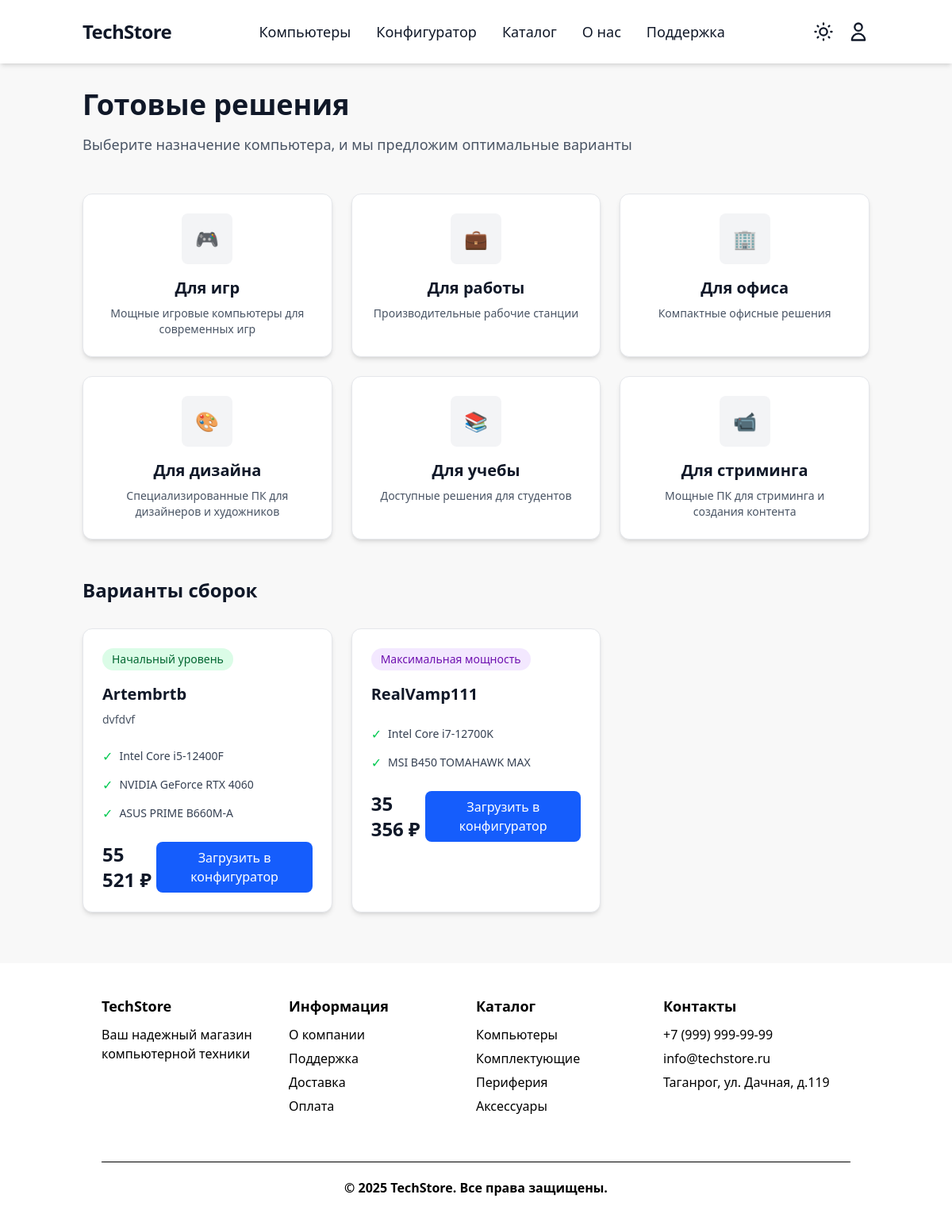
The app's page /pc/, older data.
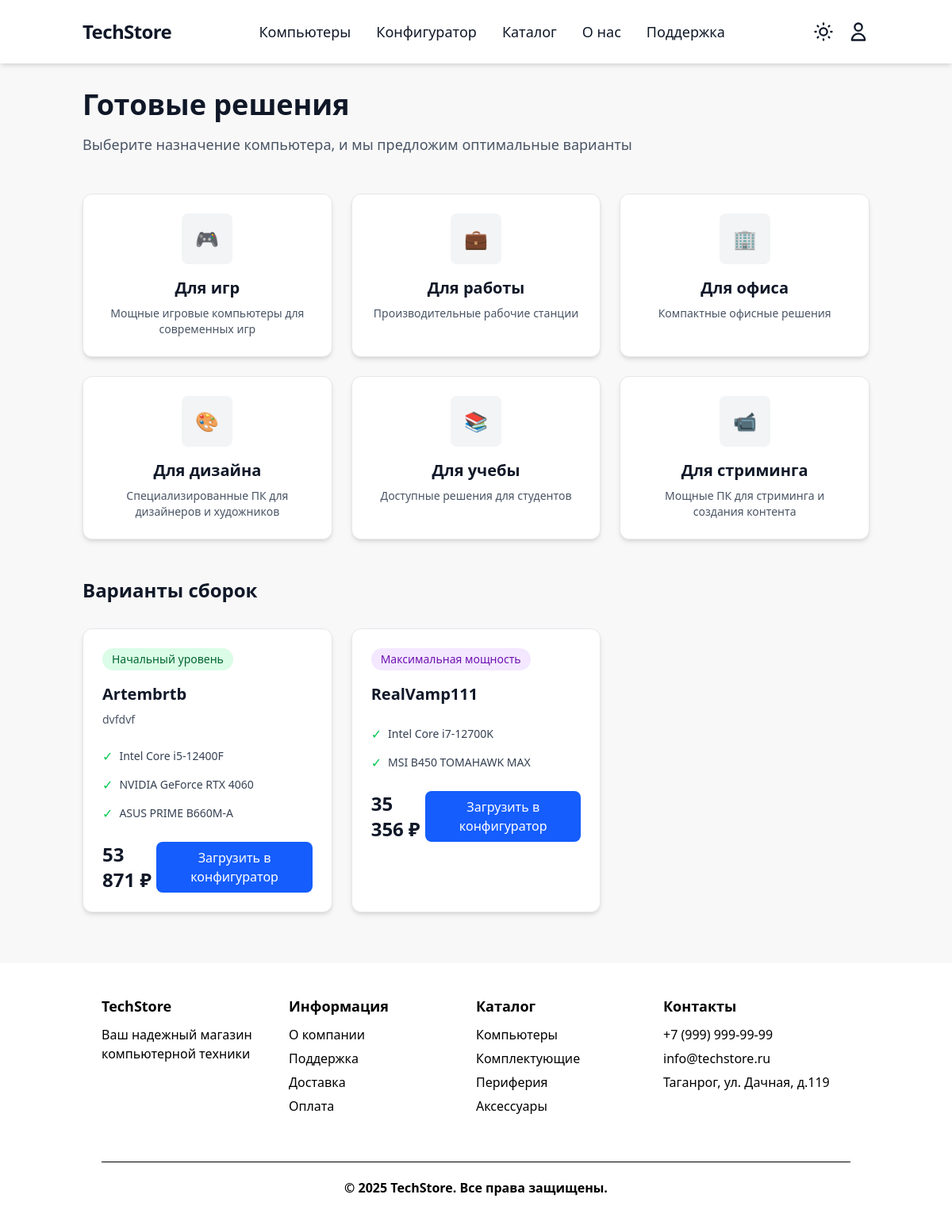
The same page, newer data.
### pcbuilder/models.py (models this page shows, shortened)
class PrebuiltPC(models.Model):
    LEVEL_CHOICES = [
        ('start', 'Начальный уровень'),
        ('pro', 'Оптимальный выбор'),
        ('ultra', 'Максимальная мощность'),
    ]
    category = models.ForeignKey(CategoryPC, on_delete=models.CASCADE, related_name='prebuilt_pcs', verbose_name='Категория')
    name = models.CharField('Название', max_length=100)
    level = models.CharField('Уровень', max_length=10, choices=LEVEL_CHOICES)
    level_color = models.CharField('Цвет уровня', max_length=20, default='blue-500')
    description = models.TextField('Описание', blank=True)
    created_at = models.DateTimeField('Дата создания', auto_now_add=True)
    updated_at = models.DateTimeField('Дата обновления', auto_now=True)
    class Meta:
        verbose_name = 'Готовая сборка ПК'
        verbose_name_plural = 'Готовые сборки ПК'
        ordering = ['category', 'level', 'name']
    @property
    def total_price(self):
        total = Decimal('0')
        for component in self.components.all():
            total += component.product.final_price * component.quantity
        return total
    def formatted_price(self):
        return f"{int(self.total_price):,}".replace(',', ' ') + ' ₽'

class PrebuiltPCComponent(models.Model):
    prebuilt_pc = models.ForeignKey(PrebuiltPC, on_delete=models.CASCADE, related_name='components', verbose_name='Готовая сборка')
    product = models.ForeignKey(Product, on_delete=models.CASCADE, verbose_name='Товар')
    category = models.ForeignKey(Category, on_delete=models.CASCADE, verbose_name='Категория')
    quantity = models.PositiveIntegerField('Количество', default=1)
    class Meta:
        verbose_name = 'Компонент готовой сборки'
        verbose_name_plural = 'Компоненты готовых сборок'
        unique_together = ('prebuilt_pc', 'category')

### store/models.py (models this page shows, shortened)
class Product(models.Model):
    category = models.ForeignKey(
        Category,
        on_delete=models.PROTECT,
        related_name='products',
        verbose_name='Категория'
    )
    name = models.CharField('Название', max_length=200)
    slug = models.SlugField('URL', max_length=200, unique=True)
    price = models.DecimalField(
        'Цена',
        max_digits=10,
        decimal_places=2,
        validators=[MinValueValidator(Decimal('0.01'))]
    )
    discount = models.PositiveIntegerField('Скидка (%)', default=0)
    stock = models.PositiveIntegerField(
        'Количество на складе',
        default=0,
        help_text='Количество товара на складе'
    )
    min_stock = models.PositiveIntegerField(
        'Минимальный остаток',
        default=0,
        help_text='Минимальное количество для предупреждения о заканчивающемся товаре'
    )
    is_popular = models.BooleanField(
        'Популярный товар',
        default=False,
        help_text='Отметьте, если товар является популярным и должен отображаться в специальных блоках.'
    )
    description = models.TextField(
        'Описание',
        blank=True,
        default='',
        help_text='Можно использовать HTML-теги для форматирования текста (например, <ul>, <li>, <b>, <h3> и т.д.)'
    )
    image = models.ImageField('Фото', upload_to='products/', blank=True, null=True)
    class Meta:
        verbose_name = 'Товар'
        verbose_name_plural = 'Товары'
    @property
    def final_price(self):
        if self.discount:
            discount_decimal = Decimal(str(self.discount)) / Decimal('100')
            return self.price * (Decimal('1') - discount_decimal)
        return self.price

### core/views.py (the view)
# urls.py: path('pc/', computer_catalog, name='computer_catalog'),
def computer_catalog(request):
    categories = CategoryPC.objects.all()
    computers = PrebuiltPC.objects.prefetch_related('components__product', 'components__category')
    category_filter = request.GET.get('category')
    if category_filter:
        computers = computers.filter(category__name=category_filter)
    level_filter = request.GET.get('level')
    if level_filter:
        computers = computers.filter(level=level_filter)
    computers_with_details = []
    for computer in computers:
        components = computer.components.all()
        processor = components.filter(category__slug='processor').first()
        graphics_card = components.filter(category__slug='videokarta').first()
        ram = components.filter(category__slug='ram').first()
        storage = components.filter(category__slug='storage').first()
        motherboard = components.filter(category__slug='motherboard').first()
        power_supply = components.filter(category__slug='psu').first()
        case = components.filter(category__slug='case').first()
        computer_data = {
            'computer': computer,
            'processor': processor.product.name if processor else '',
            'graphics_card': graphics_card.product.name if graphics_card else '',
            'ram': f"{ram.product.name} x{ram.quantity}" if ram else '',
            'storage': storage.product.name if storage else '',
            'motherboard': motherboard.product.name if motherboard else '',
            'power_supply': power_supply.product.name if power_supply else '',
            'case': case.product.name if case else '',
            'components': components,
        }
        computers_with_details.append(computer_data)
    context = {
        'categories': categories,
        'computers': computers_with_details,
        'selected_category': category_filter,
        'selected_level': level_filter,
    }
    return render(request, 'core/pc.html', context)

### core/templates/core/pc.html (shortened to what this page needs)
{% extends 'base.html' %}
{% block content %}
    <div class="container mx-auto px-4 py-8">
        <div class="mb-12">
            <h1 class="text-4xl font-bold mb-4 text-gray-900 dark:text-white">Готовые решения</h1>
            <p class="text-gray-600 dark:text-gray-400 text-lg">Выберите назначение компьютера, и мы предложим оптимальные варианты</p>
        </div>
        <div class="grid grid-cols-1 md:grid-cols-2 lg:grid-cols-3 gap-6 mb-12">
            {% for category in categories %}
            <div class="category-card bg-white dark:bg-[#28303F] shadow-md rounded-xl p-6 cursor-pointer transition-all duration-300 hover:bg-gray-50 dark:hover:bg-[#1E242E] hover:scale-105 border border-gray-200 dark:border-gray-700 "
                 data-category="{{ category.name }}">
                <div class="flex flex-col items-center text-center">
                    <div class="w-16 h-16 bg-gray-100 dark:bg-gray-700 rounded-lg flex items-center justify-center mb-4 text-2xl">
                        {% if category.name == 'gaming' %}
                            🎮
                        {% elif category.name == 'work' %}
                            💼
                        {% elif category.name == 'office' %}
                            🏢
                        {% elif category.name == 'design' %}
                            🎨
                        {% elif category.name == 'study' %}
                            📚
                        {% elif category.name == 'streaming' %}
                            📹
                        {% endif %}
                    </div>
                    <h3 class="text-xl font-semibold mb-2 text-gray-900 dark:text-white">{{ category.display_name }}</h3>
                    <p class="text-gray-600 dark:text-gray-400 text-sm">{{ category.description }}</p>
                </div>
            </div>
            {% endfor %}
        </div>
        <div id="computers-section">
            {% include 'core/pc_section.html' %}
        </div>
    </div>
{% endblock %}

### core/templates/core/pc_section.html (shortened to what this page needs)
<div class="mb-8">
    <h2 class="text-2xl font-bold mb-8 text-gray-900 dark:text-white">Варианты сборок</h2>
    {% if computers %}
        <div class="grid grid-cols-1 md:grid-cols-2 lg:grid-cols-3 gap-6">
            {% for computer in computers %}
            <div class="bg-white dark:bg-[#28303F] shadow-md rounded-xl overflow-hidden transition-all duration-300 hover:scale-105 hover:shadow-2xl border border-gray-200 dark:border-gray-700">
                <div class="p-6 pb-4">
                    <div class="flex items-center justify-between mb-4">
                        <span class="text-sm font-medium px-3 py-1 rounded-full
                            {% if computer.computer.level == 'start' %}bg-green-100 dark:bg-green-900 text-green-800 dark:text-green-300
                            {% elif computer.computer.level == 'pro' %}bg-orange-100 dark:bg-orange-900 text-orange-800 dark:text-orange-300
                            {% elif computer.computer.level == 'ultra' %}bg-purple-100 dark:bg-purple-900 text-purple-800 dark:text-purple-300
                            {% endif %}">
                            {{ computer.computer.get_level_display }}
                        </span>
                    </div>
                    <h3 class="text-xl font-bold mb-2 text-gray-900 dark:text-white">{{ computer.computer.name }}</h3>
                    {% if computer.computer.description %}
                      <p class="text-gray-600 dark:text-gray-400 text-sm mb-2">{{ computer.computer.description }}</p>
                    {% endif %}
                </div>
                <div class="px-6 pb-6">
                    <div class="space-y-3">
                        {% if computer.processor %}
                        <div class="flex items-center space-x-2">
                            <span class="text-green-500 dark:text-green-400">✓</span>
                            <span class="text-sm text-gray-700 dark:text-gray-300">{{ computer.processor }}</span>
                        </div>
                        {% endif %}
                        {% if computer.graphics_card %}
                        <div class="flex items-center space-x-2">
                            <span class="text-green-500 dark:text-green-400">✓</span>
                            <span class="text-sm text-gray-700 dark:text-gray-300">{{ computer.graphics_card }}</span>
                        </div>
                        {% endif %}
                        {% if computer.motherboard %}
                        <div class="flex items-center space-x-2">
                            <span class="text-green-500 dark:text-green-400">✓</span>
                            <span class="text-sm text-gray-700 dark:text-gray-300">{{ computer.motherboard }}</span>
                        </div>
                        {% endif %}
                    </div>
                </div>
                <div class="px-6 pb-6">
                    <div class="flex items-center justify-between">
                        <div class="text-2xl font-bold text-gray-900 dark:text-white">{{ computer.computer.formatted_price }}</div>
                        <button onclick="loadPrebuiltConfig({{ computer.computer.id }})" class="px-6 py-2 bg-blue-600 text-white rounded-lg hover:bg-blue-700 focus:outline-none focus:ring-2 focus:ring-offset-2 focus:ring-blue-500 transition-colors duration-200 font-medium">
                            Загрузить в конфигуратор
                        </button>
                    </div>
                </div>
            </div>
            {% endfor %}
        </div>
    {% else %}
        <div class="text-center py-12">
            <div class="text-gray-600 dark:text-gray-400 text-lg mb-4">Компьютеры для данной категории пока не добавлены</div>
            <p class="text-gray-500 dark:text-gray-500">Попробуйте выбрать другую категорию</p>
        </div>
    {% endif %}
</div>

Row changes from the older to the newer data that the page shows:
changed through a linked row, PrebuiltPC "Artembrtb": computer.formatted_price "55 521 ₽" → "53 871 ₽"
